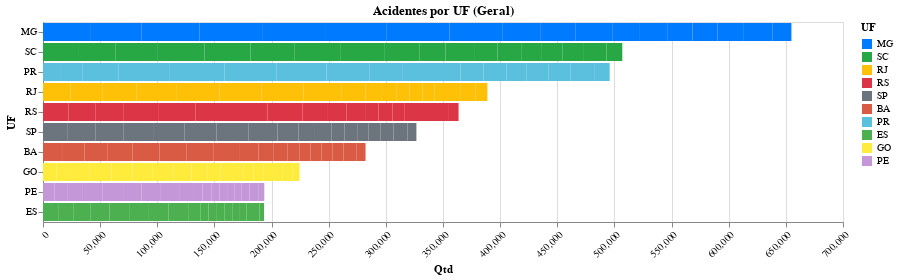

Source (notebook cell):
### Code cell
grafico_aba_02 = gera_grafico_por_uf('Acidentes por UF (Geral)', df_acidentes_uf_geral)
# Exibir o gráfico de barras empilhadas
grafico_aba_02

### Figure 1 — Vega-Lite specification as saved in the notebook (floating-point values rounded to 4 significant figures; data arrays with more than 128 entries replaced by an {"elided": "..."} marker saying what was removed)
{"config": {"view": {"continuousWidth": 300, "continuousHeight": 300}}, "data": {"name": "data-96bae669c2cd84925ceff9d298f90cb5"}, "mark": {"type": "bar"}, "encoding": {"color": {"field": "UF", "scale": {"domain": ["MG", "SC", "RJ", "RS", "SP", "BA", "PR", "ES", "GO", "PE"], "range": ["#007bff", "#28a745", "#ffc107", "#dc3545", "#6c757d", "#d95b43", "#5bc0de", "#4caf50", "#ffeb3b", "#c497d9", "#00BFFF", "#32CD32", "#FF00FF", "#FFA500", "#5A87E8", "#00CED1", "#FF7F50", "#228B22", "#FFD700", "#000080", "#FF1493", "#4B0082", "#8A2BE2", "#7FFF00", "#00FFFF", "#008000"]}, "type": "nominal"}, "tooltip": [{"field": "UF", "type": "nominal"}, {"field": "Qtd", "type": "quantitative"}], "x": {"axis": {"labelAngle": -45}, "field": "Qtd", "type": "quantitative"}, "y": {"axis": {"labelLimit": 200}, "field": "UF", "sort": "-x", "type": "nominal"}}, "params": [{"name": "param_23", "select": {"type": "interval", "encodings": ["x", "y"]}, "bind": "scales"}], "title": {"text": "Acidentes por UF (Geral)"}, "width": 800, "$schema": "https://vega.github.io/schema/vega-lite/v5.17.0.json", "datasets": {"data-96bae669c2cd84925ceff9d298f90cb5": {"elided": "180 records"}}}
